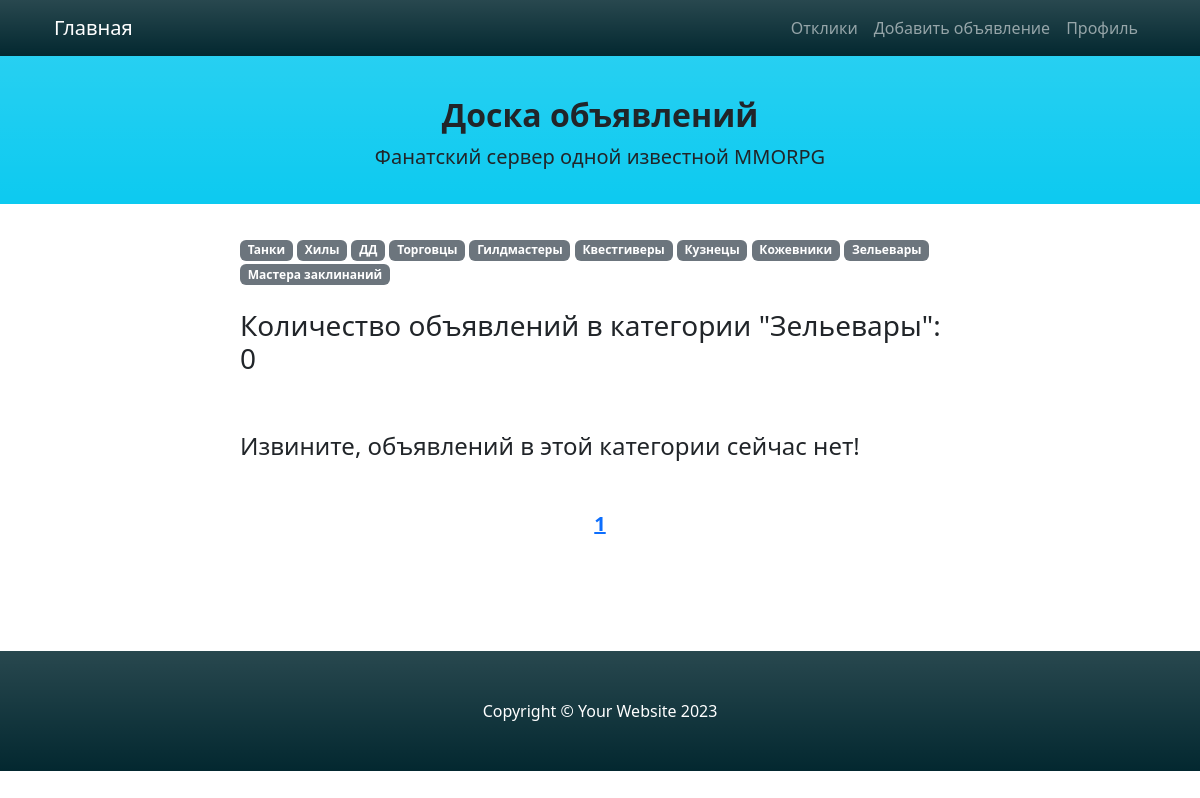
The page /categories/9 on the database as committed earlier.
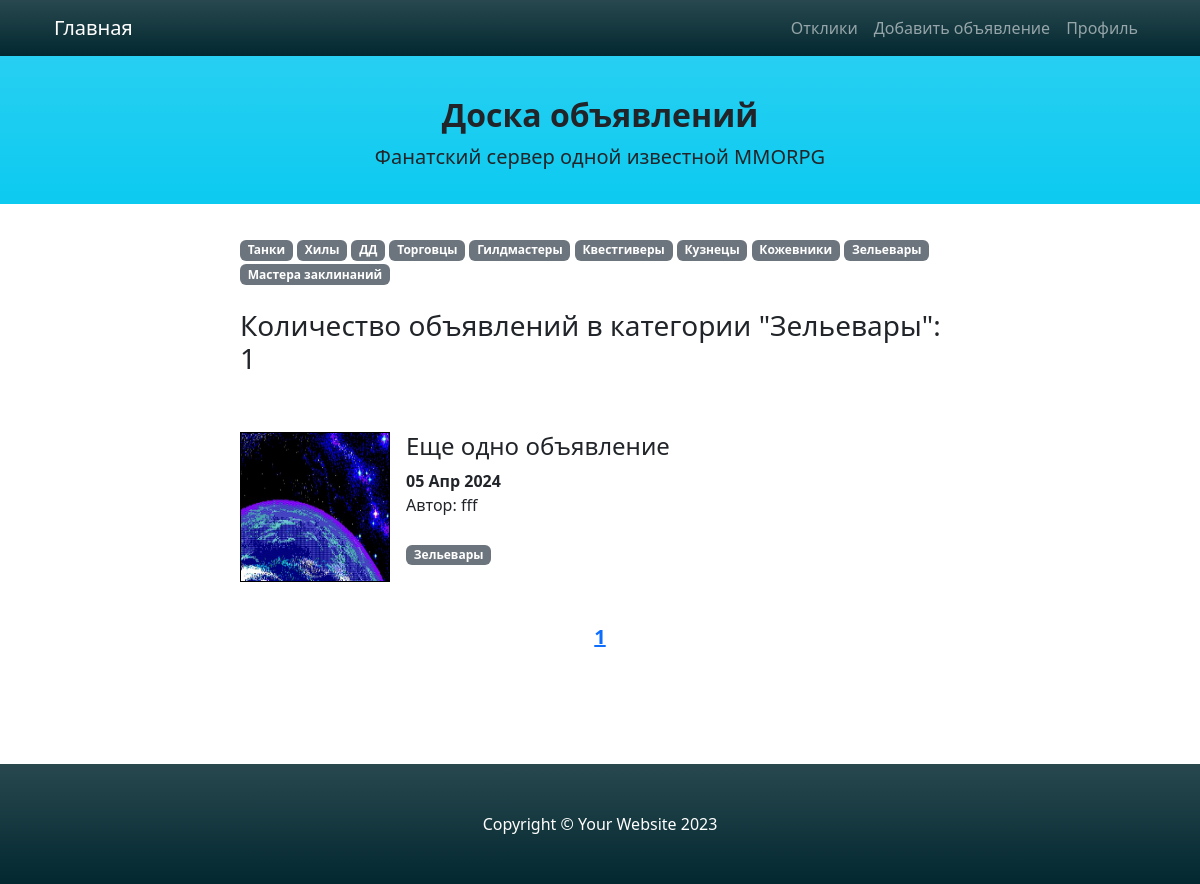
The same page on the database as committed later.
### advapp/models.py (models this page shows, shortened)
class Category(models.Model):
    name = models.CharField(max_length=255, blank=False, unique=True, verbose_name='category')
    def __str__(self):
        return self.name

class Advert(models.Model):
    title = models.CharField(max_length=511, verbose_name="advert's title")
    content = models.TextField(verbose_name='content')  # here will be WYSIWYG
    icon = models.ImageField(default='blanc.png', verbose_name='icon for preview')
    category = models.ForeignKey('Category', on_delete=models.PROTECT, verbose_name='category')
    user_id = models.ForeignKey(User, on_delete=models.CASCADE, verbose_name='author')
    date_creation = models.DateTimeField(auto_now_add=True, verbose_name='date of creation')

### advapp/views.py (the view)
# urls.py: path('categories/<int:pk>', AdvertCategoryList.as_view(), name='advert_cat_list'),
class AdvertCategoryList(ListView):
    model = Advert
    context_object_name = 'advert_cat_list'
    paginate_by = 5
    template_name = 'categories.html'
    def get_queryset(self):
        self.category = get_object_or_404(Category, id=self.kwargs['pk'])
        queryset = Advert.objects.filter(category=self.category).order_by('-date_creation')
        return queryset
    def get_context_data(self, *, object_list=None, **kwargs):
        context = super().get_context_data(**kwargs)
        page = context['page_obj']
        context['all_categories'] = Category.objects.all()
        context['category'] = self.category
        context['paginator_range'] = page.paginator.get_elided_page_range(
            page.number, on_each_side=1, on_ends=1)
        return context

### advapp/templatetags/custom_tags.py (called while the page is built)
@register.simple_tag(takes_context=True)
def url_replace(context, **kwargs):
    d = context['request'].GET.copy()
    for k, v in kwargs.items():
        d[k] = v
    return d.urlencode()

### templates/categories.html (shortened to what this page needs)
{% extends 'default.html' %}
{% block content %}
    {% load cache %}
    {% cache 2 categories_badges %}
        <div>
            {% for category in all_categories %}
                <a style="text-decoration: none" href="{% url 'advert_cat_list' category.id %}">
                    <span class="badge text-bg-secondary">{{ category }}</span>
                </a>
            {% endfor %}
        </div>
    {% endcache %}
    <br>
    <h3>Количество объявлений в категории "{{ category }}": {{ page_obj.paginator.count }}</h3>
    <br><br>
    {% if advert_cat_list %}
        {% for post in page_obj %}
            <div style="display: flex; gap: 1rem;">
                <img src="{{ post.icon.url }}" style="border: 1px solid black; height: 150px; width: 150px;">
                <div style="width: 100%;">
                    <h4><a class="nav-link" href="/advert/{{ post.pk }}">
                        {{ post.title|truncatechars:150 }}
                    </a></h4>
                        <div><b>{{ post.date_creation|date:'d M Y' }}</b></div>
                        <div>Автор: {{ post.user_id.username }}</div>
                    <br>
                    <a style="text-decoration: none;"
                       href="{% url 'advert_cat_list' post.category.id %}">
                        <span class="badge text-bg-secondary">{{ post.category }}</span>
                    </a>
                </div>
            </div>
        {% endfor %}
    {% else %}
        <h4>Извините, объявлений в этой категории сейчас нет!</h4>
    {% endif %}
{% endblock content %}

Rows that differ between the two databases and show on the page:
added Advert: icon (picture), title "Еще одно объявление", date_creation "05 Апр 2024", user_id.username "fff", category "Зельевары"
Other text that changed with them:
{{ page_obj.paginator.count }}: "0" → "1"
text no longer shown: "Извините, объявлений в этой категории сейчас нет!"
